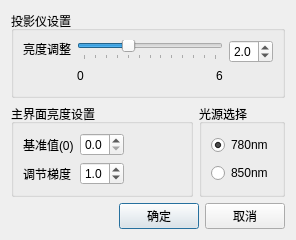
<?xml version="1.0" encoding="UTF-8"?>
<ui version="4.0">
 <class>SetProjectorDlg</class>
 <widget class="QDialog" name="SetProjectorDlg">
  <property name="geometry">
   <rect>
    <x>0</x>
    <y>0</y>
    <width>296</width>
    <height>230</height>
   </rect>
  </property>
  <property name="windowTitle">
   <string>投影仪设置</string>
  </property>
  <property name="windowIcon">
   <iconset resource="resource.qrc">
    <normaloff>:/image/icons/logo.ico</normaloff>:/image/icons/logo.ico</iconset>
  </property>
  <layout class="QVBoxLayout" name="verticalLayout_5">
   <item>
    <widget class="QGroupBox" name="groupBox">
     <property name="title">
      <string>投影仪设置</string>
     </property>
     <layout class="QHBoxLayout" name="horizontalLayout_2">
      <item>
       <layout class="QVBoxLayout" name="verticalLayout_2">
        <item>
         <widget class="QLabel" name="label">
          <property name="text">
           <string>亮度调整</string>
          </property>
         </widget>
        </item>
        <item>
         <spacer name="verticalSpacer_2">
          <property name="orientation">
           <enum>Qt::Vertical</enum>
          </property>
          <property name="sizeHint" stdset="0">
           <size>
            <width>20</width>
            <height>40</height>
           </size>
          </property>
         </spacer>
        </item>
       </layout>
      </item>
      <item>
       <layout class="QVBoxLayout" name="verticalLayout">
        <item>
         <widget class="QSlider" name="horizontalSlider_light">
          <property name="maximum">
           <number>60</number>
          </property>
          <property name="pageStep">
           <number>10</number>
          </property>
          <property name="value">
           <number>20</number>
          </property>
          <property name="orientation">
           <enum>Qt::Horizontal</enum>
          </property>
          <property name="tickPosition">
           <enum>QSlider::TicksBelow</enum>
          </property>
          <property name="tickInterval">
           <number>5</number>
          </property>
         </widget>
        </item>
        <item>
         <layout class="QHBoxLayout" name="horizontalLayout">
          <item>
           <widget class="QLabel" name="label_2">
            <property name="text">
             <string>0</string>
            </property>
           </widget>
          </item>
          <item>
           <spacer name="horizontalSpacer">
            <property name="orientation">
             <enum>Qt::Horizontal</enum>
            </property>
            <property name="sizeHint" stdset="0">
             <size>
              <width>40</width>
              <height>20</height>
             </size>
            </property>
           </spacer>
          </item>
          <item>
           <widget class="QLabel" name="label_3">
            <property name="text">
             <string>6</string>
            </property>
           </widget>
          </item>
         </layout>
        </item>
       </layout>
      </item>
      <item>
       <layout class="QVBoxLayout" name="verticalLayout_3">
        <item>
         <widget class="QDoubleSpinBox" name="doubleSpinBox_light">
          <property name="decimals">
           <number>1</number>
          </property>
          <property name="maximum">
           <double>6.000000000000000</double>
          </property>
          <property name="singleStep">
           <double>0.100000000000000</double>
          </property>
          <property name="value">
           <double>2.000000000000000</double>
          </property>
         </widget>
        </item>
        <item>
         <spacer name="verticalSpacer">
          <property name="orientation">
           <enum>Qt::Vertical</enum>
          </property>
          <property name="sizeHint" stdset="0">
           <size>
            <width>20</width>
            <height>40</height>
           </size>
          </property>
         </spacer>
        </item>
       </layout>
      </item>
     </layout>
    </widget>
   </item>
   <item>
    <layout class="QHBoxLayout" name="horizontalLayout_4">
     <item>
      <widget class="QGroupBox" name="groupBox_2">
       <property name="title">
        <string>主界面亮度设置</string>
       </property>
       <layout class="QGridLayout" name="gridLayout">
        <item row="0" column="0">
         <widget class="QLabel" name="label_4">
          <property name="text">
           <string>基准值(0)</string>
          </property>
         </widget>
        </item>
        <item row="0" column="2" rowspan="2">
         <spacer name="horizontalSpacer_2">
          <property name="orientation">
           <enum>Qt::Horizontal</enum>
          </property>
          <property name="sizeHint" stdset="0">
           <size>
            <width>172</width>
            <height>20</height>
           </size>
          </property>
         </spacer>
        </item>
        <item row="1" column="0" rowspan="2">
         <widget class="QLabel" name="label_5">
          <property name="text">
           <string>调节梯度</string>
          </property>
         </widget>
        </item>
        <item row="2" column="2">
         <spacer name="horizontalSpacer_3">
          <property name="orientation">
           <enum>Qt::Horizontal</enum>
          </property>
          <property name="sizeHint" stdset="0">
           <size>
            <width>172</width>
            <height>20</height>
           </size>
          </property>
         </spacer>
        </item>
        <item row="0" column="1">
         <widget class="QDoubleSpinBox" name="doubleSpinBox_stdvalue">
          <property name="decimals">
           <number>1</number>
          </property>
          <property name="maximum">
           <double>6.000000000000000</double>
          </property>
          <property name="value">
           <double>0.000000000000000</double>
          </property>
         </widget>
        </item>
        <item row="1" column="1" rowspan="2">
         <widget class="QDoubleSpinBox" name="doubleSpinBox_gradient">
          <property name="decimals">
           <number>1</number>
          </property>
          <property name="maximum">
           <double>6.000000000000000</double>
          </property>
          <property name="value">
           <double>1.000000000000000</double>
          </property>
         </widget>
        </item>
       </layout>
      </widget>
     </item>
     <item>
      <widget class="QGroupBox" name="groupBox_3">
       <property name="title">
        <string>光源选择</string>
       </property>
       <layout class="QVBoxLayout" name="verticalLayout_4">
        <item>
         <widget class="QRadioButton" name="radioButton_780">
          <property name="text">
           <string>780nm</string>
          </property>
          <property name="checked">
           <bool>true</bool>
          </property>
         </widget>
        </item>
        <item>
         <widget class="QRadioButton" name="radioButton_850">
          <property name="text">
           <string>850nm</string>
          </property>
         </widget>
        </item>
       </layout>
      </widget>
     </item>
    </layout>
   </item>
   <item>
    <layout class="QHBoxLayout" name="horizontalLayout_3">
     <item>
      <spacer name="horizontalSpacer_4">
       <property name="orientation">
        <enum>Qt::Horizontal</enum>
       </property>
       <property name="sizeHint" stdset="0">
        <size>
         <width>40</width>
         <height>20</height>
        </size>
       </property>
      </spacer>
     </item>
     <item>
      <widget class="QPushButton" name="pushButton_ok">
       <property name="text">
        <string>确定</string>
       </property>
      </widget>
     </item>
     <item>
      <widget class="QPushButton" name="pushButton_cancel">
       <property name="text">
        <string>取消</string>
       </property>
      </widget>
     </item>
    </layout>
   </item>
  </layout>
 </widget>
 <resources>
  <include location="resource.qrc"/>
 </resources>
 <connections>
  <connection>
   <sender>pushButton_ok</sender>
   <signal>clicked()</signal>
   <receiver>SetProjectorDlg</receiver>
   <slot>accept()</slot>
   <hints>
    <hint type="sourcelabel">
     <x>192</x>
     <y>209</y>
    </hint>
    <hint type="destinationlabel">
     <x>121</x>
     <y>209</y>
    </hint>
   </hints>
  </connection>
  <connection>
   <sender>pushButton_cancel</sender>
   <signal>clicked()</signal>
   <receiver>SetProjectorDlg</receiver>
   <slot>reject()</slot>
   <hints>
    <hint type="sourcelabel">
     <x>274</x>
     <y>211</y>
    </hint>
    <hint type="destinationlabel">
     <x>319</x>
     <y>196</y>
    </hint>
   </hints>
  </connection>
 </connections>
</ui>
